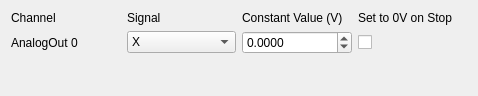
       <widget class="QWidget" name="scrollAreaWidgetContents_3">
        <property name="geometry">
         <rect>
          <x>0</x>
          <y>0</y>
          <width>478</width>
          <height>96</height>
         </rect>
        </property>
        <layout class="QGridLayout" name="gridLayout_65">
         <item row="0" column="0">
          <layout class="QGridLayout" name="gridLayout_AO">
           <item row="0" column="3">
            <widget class="QLabel" name="label_AnalogOut_checkbox_titl">
             <property name="text">
              <string>Set to 0V on Stop</string>
             </property>
            </widget>
           </item>
           <item row="0" column="1">
            <widget class="QLabel" name="label_AnalogOut_title2">
             <property name="text">
              <string>Signal</string>
             </property>
            </widget>
           </item>
           <item row="1" column="2">
            <widget class="QDoubleSpinBox" name="spinBox_AnalogOut">
             <property name="decimals">
              <number>4</number>
             </property>
             <property name="minimum">
              <double>-10.000000000000000</double>
             </property>
             <property name="maximum">
              <double>10.000000000000000</double>
             </property>
            </widget>
           </item>
           <item row="1" column="1">
            <widget class="QComboBox" name="comboBox_AnalogOut">
             <item>
              <property name="text">
               <string>X</string>
              </property>
             </item>
             <item>
              <property name="text">
               <string>Y</string>
              </property>
             </item>
             <item>
              <property name="text">
               <string>Z</string>
              </property>
             </item>
             <item>
              <property name="text">
               <string>Constant</string>
              </property>
             </item>
            </widget>
           </item>
           <item row="1" column="0">
            <widget class="QLabel" name="label_AnalogOut">
             <property name="text">
              <string>AnalogOut 0</string>
             </property>
            </widget>
           </item>
           <item row="0" column="0">
            <widget class="QLabel" name="label_AnalogOut_title1">
             <property name="text">
              <string>Channel</string>
             </property>
            </widget>
           </item>
           <item row="0" column="2">
            <widget class="QLabel" name="label_AnalogOut_title3">
             <property name="text">
              <string>Constant Value (V)</string>
             </property>
            </widget>
           </item>
           <item row="1" column="3">
            <widget class="QCheckBox" name="checkBox_AnalogOut">
             <property name="text">
              <string/>
             </property>
            </widget>
           </item>
          </layout>
         </item>
         <item row="1" column="0">
          <spacer name="verticalSpacer_14">
           <property name="orientation">
            <enum>Qt::Orientation::Vertical</enum>
           </property>
           <property name="sizeHint" stdset="0">
            <size>
             <width>20</width>
             <height>40</height>
            </size>
           </property>
          </spacer>
         </item>
        </layout>
       </widget>
